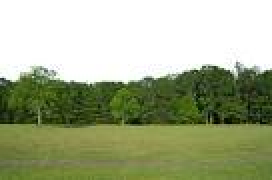
#> input picture code/forest.jpeg, 136 x 90 px (shown 2 times larger)
$ python main.py   (Python 2 division)
#> lines starting #> are read from the running program, lines starting #| are printed output that depends on the picture
#!/usr/bin/env python3

import numpy as np
import matplotlib.pyplot as plt
from PIL import Image

def main():
    til = Image.open("forest.jpeg")
#> til is the input picture: PIL image 136x90 RGB; mean R, G, B 161.9, 171, 137.2
    im = Image.open("frog.jpeg")
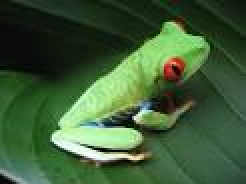
#> input picture code/frog.jpeg, 123 x 92 px (shown 2 times larger)
#> im is the input picture: PIL image 123x92 RGB; mean R, G, B 62.5, 92.4, 55.5
    num_pixels1=40;   #this sets how many pixels should the new image have
    num_pixels2=40;
    im = im.resize((num_pixels1,num_pixels2), Image.BILINEAR)
#> im: PIL image 40x40 RGB

    b_height=til.size[0]   #the height and width of the background
#> b_height = 136
    b_width=til.size[1]
#> b_width = 90
    background_pixels=til.load()
    #print(background_pixels)


    background_pixels=np.ones((til.size[0],til.size[1],3))
    red=np.ones([b_height,b_width])        #red, green and blue are the three vectors with the rgb values for
    green=np.ones([b_height,b_width])      #the background
    blue=np.ones([b_height,b_width])

    for i in range(b_height):
        for j in range(b_width):
                r,g,b=til.getpixel((i, j))
                background_pixels[i,j,0]=r
                red[i,j]=r
                background_pixels[i,j,1]=g
                green[i,j]=g
                background_pixels[i,j,2]=b
                blue[i,j]=b
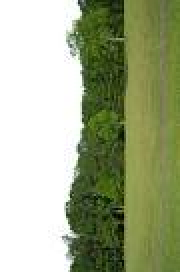
#> background_pixels: shape (136, 90, 3) float64 (shown 2 times larger); mean R, G, B 161.9, 171, 137.2
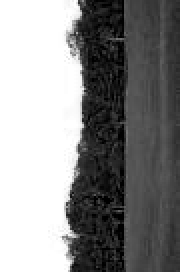
#> blue: shape (136, 90) float64 (shown 2 times larger); min 0, max 255, mean 137.2
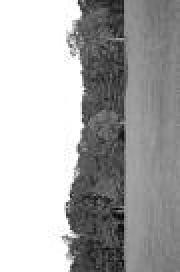
#> green: shape (136, 90) float64 (shown 2 times larger); min 6, max 255, mean 171
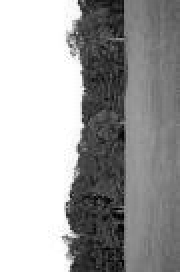
#> red: shape (136, 90) float64 (shown 2 times larger); min 0, max 255, mean 161.9

    size1=background_pixels.shape[0]   #image length in pixels
#> size1 = 136
    size2=background_pixels.shape[1]   #image width in pixels
#> size2 = 90
    size3=background_pixels.shape[2]   #this should be 3 (r,g,b)
#> size3 = 3

    background=background_pixels.reshape(1,size1*size2*size3)
    background=background[0]
    red.reshape(1,size1*size2)
    red=np.reshape(red,size1*size2)
#> red = 12240 values, max 255 at index 0, min 0 at index 8958, mean 161.9
    green=np.reshape(green,size1*size2)
#> green = 12240 values, max 255 at index 0, min 6 at index 9687, mean 171
    blue=np.reshape(blue,size1*size2)
#> blue = 12240 values, max 255 at index 0, min 0 at index 48, mean 137.2

    #!!!!!! this is the vector that contains the data about the background image

    #this creates a randomly coloured square

    pixels = im.load()
    for i in range(im.size[0]):
        for j in range(im.size[1]):
            colour1=np.random.randint(0,256)
            colour2=np.random.randint(0,256)
            colour3=np.random.randint(0,256)
            pixels[i,j] = (colour1,colour2,colour3) # set the colour accordingly

    #pixels = im.load()
    foreground_pixels=np.ones((im.size[0],im.size[1],3))

    im_height=im.size[0]
#> im_height = 40
    im_width=im.size[1]
#> im_width = 40
    red_target=np.ones([im_height,im_width])        #red, green and blue are the three vectors with the rgb values for
    green_target=np.ones([im_height,im_width])      #the foreground
    blue_target=np.ones([im_height,im_width])


    for i in range(im_height):
        for j in range(im_width):
                r,g,b=im.getpixel((i, j))
                foreground_pixels[i,j,0]=r
                red_target[i,j]=r
                foreground_pixels[i,j,1]=g
                green_target[i,j]=g
                foreground_pixels[i,j,2]=b
                blue_target[i,j]=b
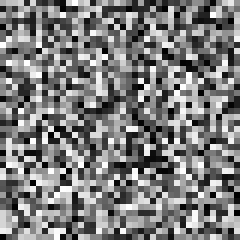
#> red_target: shape (40, 40) float64 (shown 6 times larger); min 0, max 255, mean 124.5
    print(green_target)
#> (printed output is left out)


    size1=foreground_pixels.shape[0]   #image heigth in pixels
#> size1 = 40
    size2=foreground_pixels.shape[1]   #image width in pixels
#> size2 = 40
    size3=foreground_pixels.shape[2]   #this should be 3 (r,g,b)

    foreground=foreground_pixels.reshape(1,size1*size2*size3)
    foreground=foreground[0]
#> foreground = 4800 values, max 255 at index 345, min 0 at index 134, mean 125.6
    red_target=np.reshape(red_target,size1*size2)
#> red_target = 1600 values, max 255 at index 115, min 0 at index 50, mean 124.5
    green_target=np.reshape(green_target,size1*size2)
#> green_target = 1600 values, max 255 at index 380, min 0 at index 554, mean 128.1
    blue_target=np.reshape(blue_target,size1*size2)
#> blue_target = 1600 values, max 255 at index 779, min 0 at index 44, mean 124.3


    pos1=int(til.size[0]/4)
#> pos1 = 34
    pos2=int(til.size[1]/4)
#> pos2 = 22


    red_output=red_target
#> red_output has the same summary as red_target
    green_output=green_target
#> green_output has the same summary as green_target
    blue_output=blue_target
#> blue_output has the same summary as blue_target


    #we need to generate the new r g b vectors here from the genetic algorithm
    #basically the input should be red, green and blue which contain the background image
    #and we can start with red_target,blue_target and green_target for the image


    red_output=np.reshape(red_output,(size1,size2))
    blue_output=np.reshape(blue_output,(size1,size2))
    green_output=np.reshape(green_output,(size1,size2))
    print (green_output.shape)
#| (40, 40)


    for i in range(im_height):
        for j in range(im_width):
            colour1=red_output[i,j]
            colour2=green_output[i,j]
            colour3=blue_output[i,j]
            pixels[i,j] = (int(colour1),int(colour2),int(colour3))
            #print(pixels[i,j])
    print np.shape(im)
#| (40, 40, 3)
    print type(im)
#| <class 'PIL.Image.Image'>
    til.paste(im,(pos1,pos2))
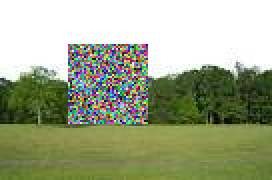
#> til: PIL image 136x90 RGB (shown 2 times larger); mean R, G, B 158.3, 166.3, 135.7
    plt.imshow(til)

if __name__ == "__main__":
    main()
